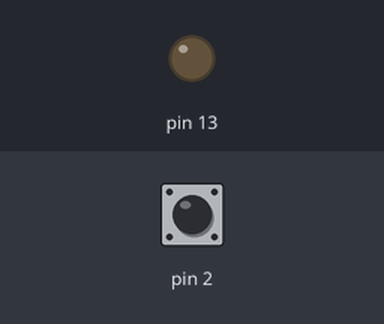
A sketch run on a simulated Arduino Uno, built with avr-gcc and run on an emulated ATmega328P. On the bench: output pins drawn as LEDs (lit = HIGH). The inputs (shaded band) are chosen by the test bench; at power-on: pin 2 HIGH.

Above: at 1.2 s.
1.3 s: pin 2 pulled LOW for 0.15 s
At 1.37 s:
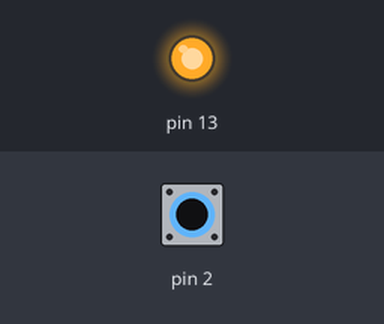
2.9 s: pin 2 pulled LOW for 3.2 s
At 6.8 s:
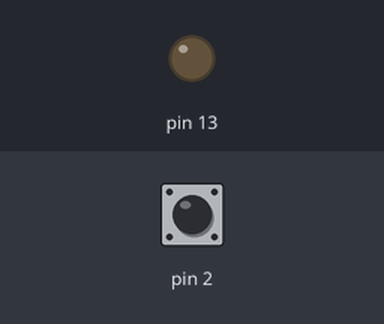
Timing chart, 0 to 8.3 s (numbered marks = the images above; inputs shaded):
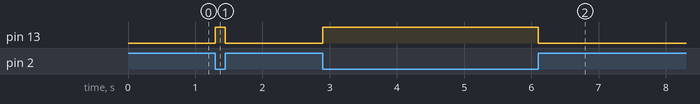

The sketch:

button.ino
```cpp
void setup() {
  pinMode(13, OUTPUT);
  pinMode(2, INPUT_PULLUP);
}

void loop() {
  bool state = digitalRead(2);
  digitalWrite(13, !state);
}
```

Measured:
- after the input at 1.3 s, pin 13: LOW → HIGH at once, → LOW 0.15 s later
- after the input at 2.9 s, pin 13: LOW → HIGH at once, → LOW 3.2 s later
